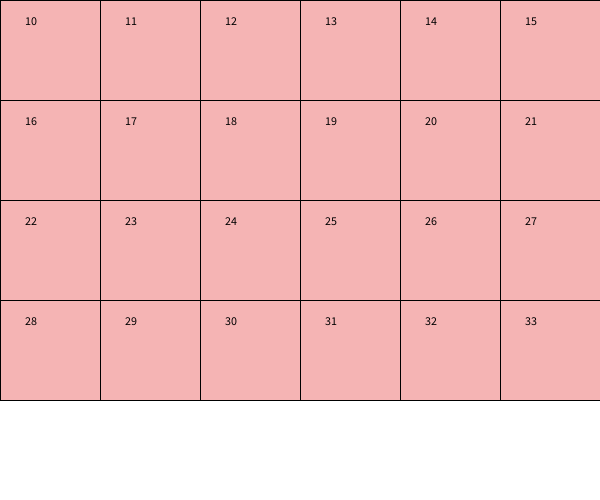
Frame 1 (no input)
Frame 60 (the mouse pressed at the canvas centre just before this capture): identical to frame 1, image omitted
Frame 120 (the mouse held since frame 60 and released just before this capture): identical to frame 1, image omitted

The Processing sketch that drew this single still picture (run headless with seeded random() and noise(); from frame 60 on, the mouse is pressed at the canvas centre):

// Processing sketch: week11_3_random_seat_array_value_swap
// ── week11_3_random_seat_array_value_swap.pde
void setup(){
  size(600,500); 
  for(int i=0;i<4;i++){
    for(int j=0;j<6;j++){
      value[i][j] = i*6+j + 10;
    }
   }
}
int [][] value = new int[4][6];
void draw(){
  background(255);
  for(int i=0;i<4;i++){
    for(int j=0;j<6;j++){
      fill(#F5B4B4); rect(j*100,i*100,100,100);
      fill(0); text(value[i][j],j*100+25, i*100+25);
    }
   }
}
